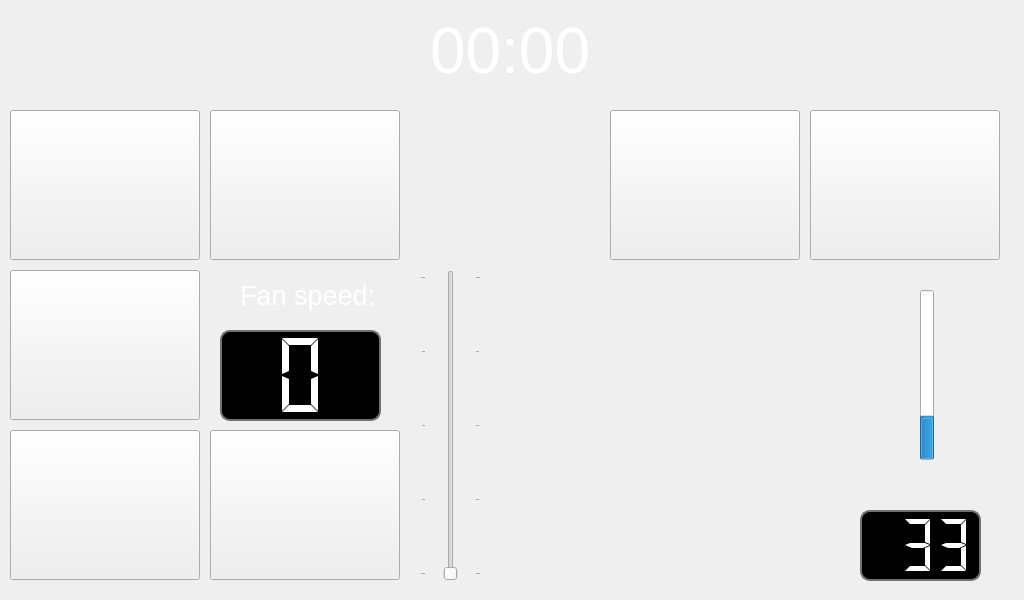
<?xml version="1.0" encoding="UTF-8"?>
<ui version="4.0">
 <class>MainWindow</class>
 <widget class="QMainWindow" name="MainWindow">
  <property name="geometry">
   <rect>
    <x>0</x>
    <y>0</y>
    <width>1024</width>
    <height>600</height>
   </rect>
  </property>
  <property name="windowTitle">
   <string>MainWindow</string>
  </property>
  <property name="styleSheet">
   <string notr="true">
    MainWindow {
		background-color: qlineargradient(spread:pad, x1:0, y1:1, x2:0, y2:0, stop:				0.6875 rgba(14, 8, 73, 255), stop:0.935 rgba(55, 239, 232, 255));
    }</string>
  </property>
  <property name="tabShape">
   <enum>QTabWidget::Rounded</enum>
  </property>
  <widget class="QWidget" name="centralwidget">
   <widget class="QLabel" name="label">
    <property name="geometry">
     <rect>
      <x>0</x>
      <y>2</y>
      <width>1031</width>
      <height>601</height>
     </rect>
    </property>
    <property name="styleSheet">
     <string notr="true"/>
    </property>
    <property name="text">
     <string/>
    </property>
   </widget>
   <widget class="QPushButton" name="button_lamp1">
    <property name="geometry">
     <rect>
      <x>10</x>
      <y>110</y>
      <width>190</width>
      <height>150</height>
     </rect>
    </property>
    <property name="styleSheet">
     <string notr="true"/>
    </property>
    <property name="text">
     <string/>
    </property>
    <property name="checkable">
     <bool>true</bool>
    </property>
   </widget>
   <widget class="QLabel" name="label_clock">
    <property name="geometry">
     <rect>
      <x>430</x>
      <y>0</y>
      <width>201</width>
      <height>101</height>
     </rect>
    </property>
    <property name="font">
     <font>
      <pointsize>48</pointsize>
     </font>
    </property>
    <property name="styleSheet">
     <string notr="true">color: rgb(255, 255, 255);</string>
    </property>
    <property name="frameShape">
     <enum>QFrame::NoFrame</enum>
    </property>
    <property name="frameShadow">
     <enum>QFrame::Plain</enum>
    </property>
    <property name="text">
     <string>00:00</string>
    </property>
   </widget>
   <widget class="QPushButton" name="button_lamp2">
    <property name="geometry">
     <rect>
      <x>210</x>
      <y>110</y>
      <width>190</width>
      <height>150</height>
     </rect>
    </property>
    <property name="styleSheet">
     <string notr="true"/>
    </property>
    <property name="text">
     <string/>
    </property>
    <property name="checkable">
     <bool>true</bool>
    </property>
   </widget>
   <widget class="QPushButton" name="button_fan">
    <property name="geometry">
     <rect>
      <x>10</x>
      <y>270</y>
      <width>190</width>
      <height>150</height>
     </rect>
    </property>
    <property name="styleSheet">
     <string notr="true"/>
    </property>
    <property name="text">
     <string/>
    </property>
    <property name="checkable">
     <bool>true</bool>
    </property>
   </widget>
   <widget class="QPushButton" name="button_cam">
    <property name="geometry">
     <rect>
      <x>610</x>
      <y>110</y>
      <width>190</width>
      <height>150</height>
     </rect>
    </property>
    <property name="styleSheet">
     <string notr="true"/>
    </property>
    <property name="text">
     <string/>
    </property>
    <property name="checkable">
     <bool>true</bool>
    </property>
   </widget>
   <widget class="QPushButton" name="button_exit">
    <property name="geometry">
     <rect>
      <x>810</x>
      <y>110</y>
      <width>190</width>
      <height>150</height>
     </rect>
    </property>
    <property name="styleSheet">
     <string notr="true"/>
    </property>
    <property name="text">
     <string/>
    </property>
    <property name="checkable">
     <bool>true</bool>
    </property>
   </widget>
   <widget class="QLabel" name="label_2">
    <property name="geometry">
     <rect>
      <x>130</x>
      <y>500</y>
      <width>1031</width>
      <height>601</height>
     </rect>
    </property>
    <property name="styleSheet">
     <string notr="true"/>
    </property>
    <property name="text">
     <string/>
    </property>
   </widget>
   <widget class="QPushButton" name="button_heater">
    <property name="enabled">
     <bool>true</bool>
    </property>
    <property name="geometry">
     <rect>
      <x>10</x>
      <y>430</y>
      <width>190</width>
      <height>150</height>
     </rect>
    </property>
    <property name="styleSheet">
     <string notr="true"/>
    </property>
    <property name="text">
     <string/>
    </property>
    <property name="checkable">
     <bool>true</bool>
    </property>
    <property name="checked">
     <bool>false</bool>
    </property>
   </widget>
   <widget class="QPushButton" name="button_cooler">
    <property name="geometry">
     <rect>
      <x>210</x>
      <y>430</y>
      <width>190</width>
      <height>150</height>
     </rect>
    </property>
    <property name="styleSheet">
     <string notr="true"/>
    </property>
    <property name="text">
     <string/>
    </property>
    <property name="checkable">
     <bool>true</bool>
    </property>
   </widget>
   <widget class="PlotWidget" name="graphWidget" native="true">
    <property name="geometry">
     <rect>
      <x>510</x>
      <y>270</y>
      <width>341</width>
      <height>311</height>
     </rect>
    </property>
   </widget>
   <widget class="QSlider" name="slider_fan">
    <property name="geometry">
     <rect>
      <x>420</x>
      <y>270</y>
      <width>61</width>
      <height>311</height>
     </rect>
    </property>
    <property name="minimum">
     <number>1</number>
    </property>
    <property name="maximum">
     <number>5</number>
    </property>
    <property name="pageStep">
     <number>1</number>
    </property>
    <property name="orientation">
     <enum>Qt::Vertical</enum>
    </property>
    <property name="tickPosition">
     <enum>QSlider::TicksBothSides</enum>
    </property>
   </widget>
   <widget class="QLabel" name="label_thermo">
    <property name="geometry">
     <rect>
      <x>777</x>
      <y>240</y>
      <width>321</width>
      <height>291</height>
     </rect>
    </property>
    <property name="text">
     <string/>
    </property>
    <property name="pixmap">
     <pixmap>D:/Work/Uni/Project/Software/Qt/Graphical_dashboard/pic/background/thermo.png</pixmap>
    </property>
    <property name="scaledContents">
     <bool>true</bool>
    </property>
   </widget>
   <widget class="QProgressBar" name="progress_adc">
    <property name="geometry">
     <rect>
      <x>920</x>
      <y>290</y>
      <width>14</width>
      <height>170</height>
     </rect>
    </property>
    <property name="value">
     <number>24</number>
    </property>
    <property name="textVisible">
     <bool>false</bool>
    </property>
    <property name="orientation">
     <enum>Qt::Vertical</enum>
    </property>
   </widget>
   <widget class="QLCDNumber" name="lcd_adc">
    <property name="geometry">
     <rect>
      <x>860</x>
      <y>510</y>
      <width>121</width>
      <height>71</height>
     </rect>
    </property>
    <property name="styleSheet">
     <string notr="true">QLCDNumber{
  background-color: rgb(0, 0, 0);
  border: 2px solid rgb(113, 113, 113);
  border-width: 2px;
  border-radius: 10px;
  color: rgb(255, 255, 255);
}</string>
    </property>
    <property name="frameShape">
     <enum>QFrame::StyledPanel</enum>
    </property>
    <property name="frameShadow">
     <enum>QFrame::Raised</enum>
    </property>
    <property name="lineWidth">
     <number>1</number>
    </property>
    <property name="midLineWidth">
     <number>1</number>
    </property>
    <property name="smallDecimalPoint">
     <bool>true</bool>
    </property>
    <property name="digitCount">
     <number>3</number>
    </property>
    <property name="segmentStyle">
     <enum>QLCDNumber::Flat</enum>
    </property>
    <property name="value" stdset="0">
     <double>33.299999999999997</double>
    </property>
   </widget>
   <widget class="QLCDNumber" name="lcd_fan">
    <property name="geometry">
     <rect>
      <x>220</x>
      <y>330</y>
      <width>161</width>
      <height>91</height>
     </rect>
    </property>
    <property name="styleSheet">
     <string notr="true">QLCDNumber{
  background-color: rgb(0, 0, 0);
  border: 2px solid rgb(113, 113, 113);
  border-width: 2px;
  border-radius: 10px;
  color: rgb(255, 255, 255);
}</string>
    </property>
    <property name="frameShape">
     <enum>QFrame::StyledPanel</enum>
    </property>
    <property name="frameShadow">
     <enum>QFrame::Raised</enum>
    </property>
    <property name="lineWidth">
     <number>1</number>
    </property>
    <property name="midLineWidth">
     <number>1</number>
    </property>
    <property name="smallDecimalPoint">
     <bool>false</bool>
    </property>
    <property name="digitCount">
     <number>1</number>
    </property>
    <property name="mode">
     <enum>QLCDNumber::Dec</enum>
    </property>
    <property name="segmentStyle">
     <enum>QLCDNumber::Flat</enum>
    </property>
    <property name="value" stdset="0">
     <double>0.000000000000000</double>
    </property>
   </widget>
   <widget class="QLabel" name="label_3">
    <property name="geometry">
     <rect>
      <x>240</x>
      <y>270</y>
      <width>151</width>
      <height>51</height>
     </rect>
    </property>
    <property name="font">
     <font>
      <pointsize>20</pointsize>
     </font>
    </property>
    <property name="styleSheet">
     <string notr="true">color: rgb(255, 255, 255);</string>
    </property>
    <property name="text">
     <string>Fan speed:</string>
    </property>
   </widget>
   <widget class="QLabel" name="img_usc">
    <property name="geometry">
     <rect>
      <x>436</x>
      <y>122</y>
      <width>141</width>
      <height>131</height>
     </rect>
    </property>
    <property name="text">
     <string/>
    </property>
    <property name="pixmap">
     <pixmap>D:/Work/Uni/Project/Software/Qt/Graphical_dashboard/pic/background/usc.png</pixmap>
    </property>
    <property name="scaledContents">
     <bool>true</bool>
    </property>
   </widget>
  </widget>
 </widget>
 <customwidgets>
  <customwidget>
   <class>PlotWidget</class>
   <extends>QWidget</extends>
   <header>pyqtgraph</header>
   <container>1</container>
  </customwidget>
 </customwidgets>
 <resources>
  <include location="D:/Work/Uni/Project/Software/Qt/Graphical_dashboard/tst.qrc"/>
 </resources>
 <connections/>
</ui>
